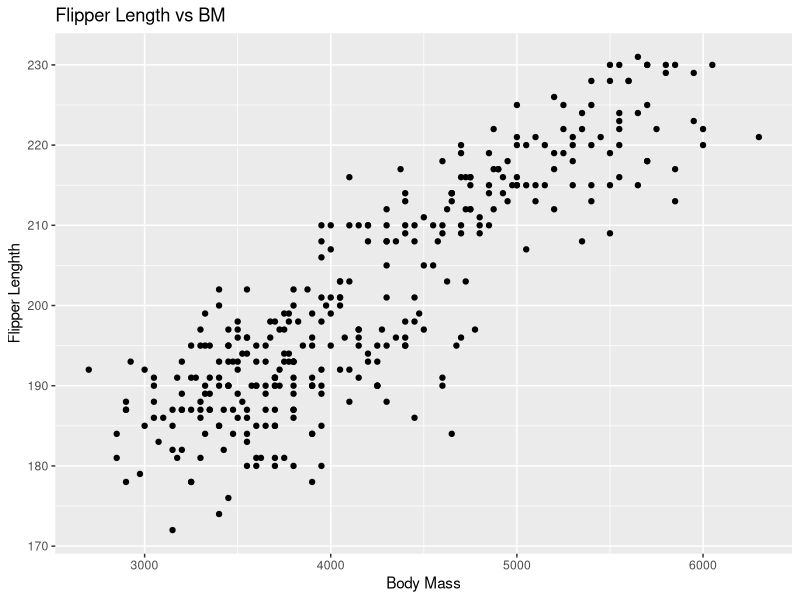
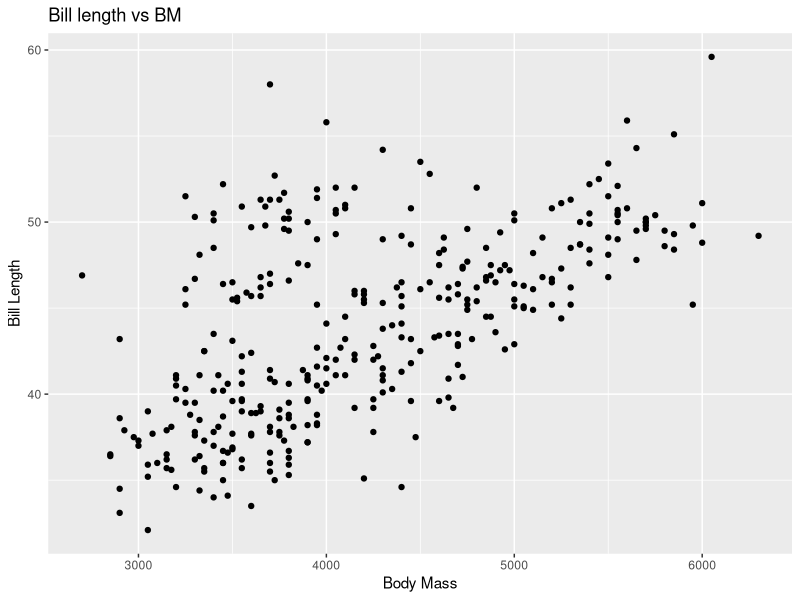
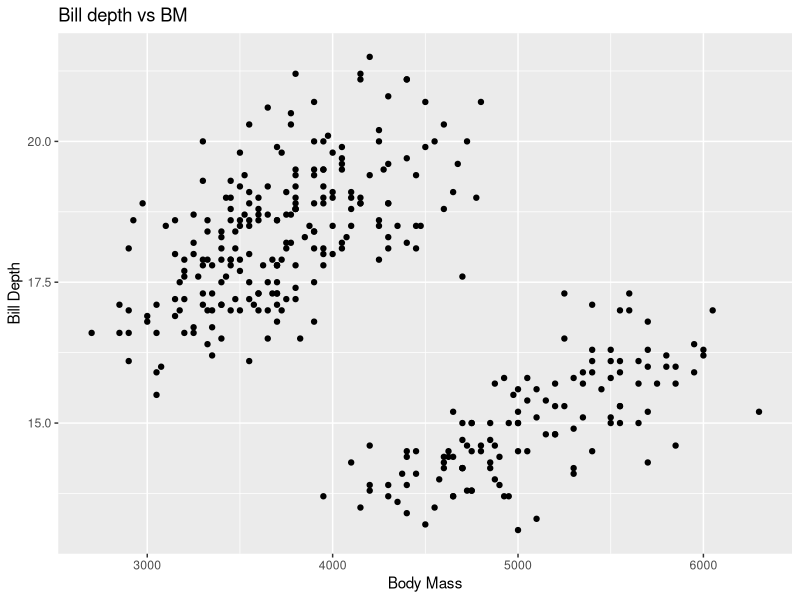

Write the R code that produced these figures, in order.
## ---- chunk 1
library(tidyverse)
library(palmerpenguins)
set.seed(123)
list_of_vectors <- list(
    rnorm(20),
    rnorm(20, mean=1),
    rnorm(20, mean=-1, sd=2)
)
numbers <- 1:10
df <- tibble(a = rnorm(10), b=rnorm(10), c=rnorm(10))
summary_stats <- list(mean, median, sd, var)
names <- c("Alice", "Bob", "Charlie")
greetings <- c("Hello", "Hi", "Howdy")
tibbles <- list(
    df1 = tibble(x=1:3, y=5:7),
    df2 = tibble(a=rnorm(5), b=rnorm(5, mean=1)),
    df3 = penguins
)
tibbles.names = c("numbers", "random", "penguins")
variables <- c("flipper_length_mm", "bill_length_mm", "bill_depth_mm")
## ---- chunk 2
map_dbl(list_of_vectors, mean)
map_int(numbers, \(x) ifelse(x %% 2 == 0, 1, 0))
map_chr(numbers, \(x) paste("Value:",x))
map_dbl(summary_stats, \(x) x(numbers))

## ---- chunk 3
pmap_chr(list(greetings, names), \(greeting, name) paste(greeting, name))
pwalk(list(tibbles, tibbles.names), \(tibble, name) {
          path = paste0("results/", name)
          dir.create(dirname(path), recursive=T, showWarnings= F)
          write_csv(tibble, path)
          }
         )
variables <- c("flipper_length_mm", "bill_length_mm", "bill_depth_mm")

ydisplays <- c("Flipper Lenghth", "Bill Length", "Bill Depth")
titles <- c("Flipper Length vs BM", "Bill length vs BM", "Bill depth vs BM")
plots <- pmap(list(variables, ydisplays, titles), \(y,ydisplay, title ) penguins |> ggplot(aes(x = body_mass_g, y = !!sym(y))) +
     geom_point() +
     labs(
      x = "Body Mass",
      y = ydisplay,
      title = title
  )

)
plots[[1]]
plots[[2]]
plots[[3]]
## ---- chunk 4
# set up code
functions <- list(
    \(x) x + 1,
    \(x) x * 2,
    \(x) sqrt(x)
)

daily_returns <- rnorm(365, mean = 0.001, sd = 0.01)
## ---- chunk 5
reduce(numbers, \(agg, curr) agg + curr)
reduce(numbers, \(agg, curr) agg * curr)
starting <- 17
reduce(functions, 
  \(agg, curr) curr(agg),
.init = starting 
)
st_value <- 100
reduce(daily_returns, \(agg, curr) agg * (1 + curr) ,
  .init = st_value
       )
## ---- chunk 6
library(palmerpenguins)

species <- unique(penguins$species)
results <- list()

for (sp in species) {
    data <- penguins |> filter(species == sp)

    # fit a linear regression model of bill depth vs. bill length
    model <- lm(bill_depth_mm ~ bill_length_mm, data=data)

      # Extract the slope and intercept
    slope <- coef(model)["bill_length_mm"]
    intercept <- coef(model)["(Intercept)"]
    
    # Store the results
    results[[sp]] <- tibble(
        species = sp,
        slope = slope,
        intercept = intercept
    )
}

# put into a data frame
loop_results <- bind_rows(results)
loop_results
## ---- chunk 7
species <- unique(penguins$species)
map_dfr(species, 
\(sp) {
    data <- penguins |> filter(species == sp)

    # fit a linear regression model of bill depth vs. bill length
    model <- lm(bill_depth_mm ~ bill_length_mm, data=data)

      # Extract the slope and intercept
    slope <- coef(model)["bill_length_mm"]
    intercept <- coef(model)["(Intercept)"]
    
    # Store the results
    tibble(
        species = sp,
        slope = slope,
        intercept = intercept
    )

  }
)
